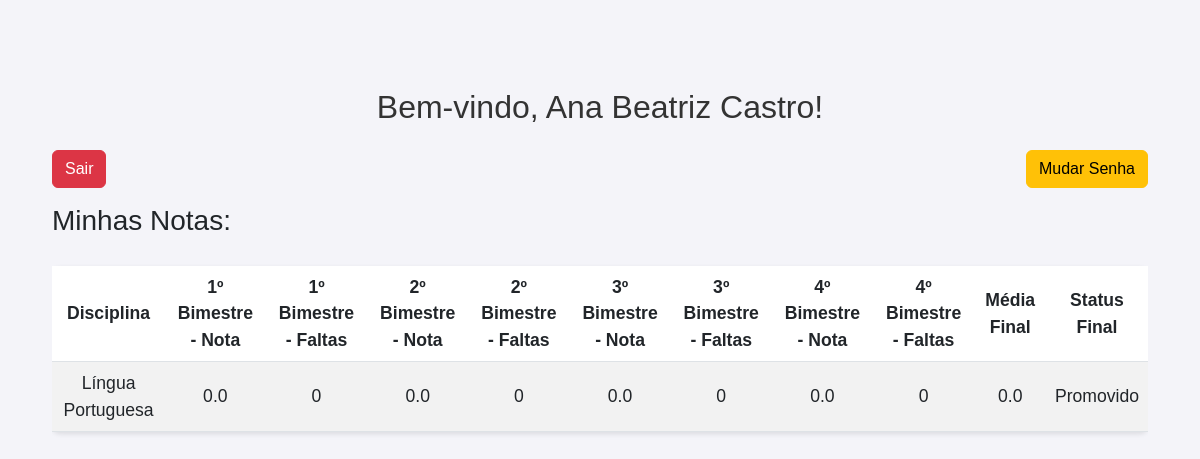
The page /aluno_home/ (signed in) on the database as committed earlier.
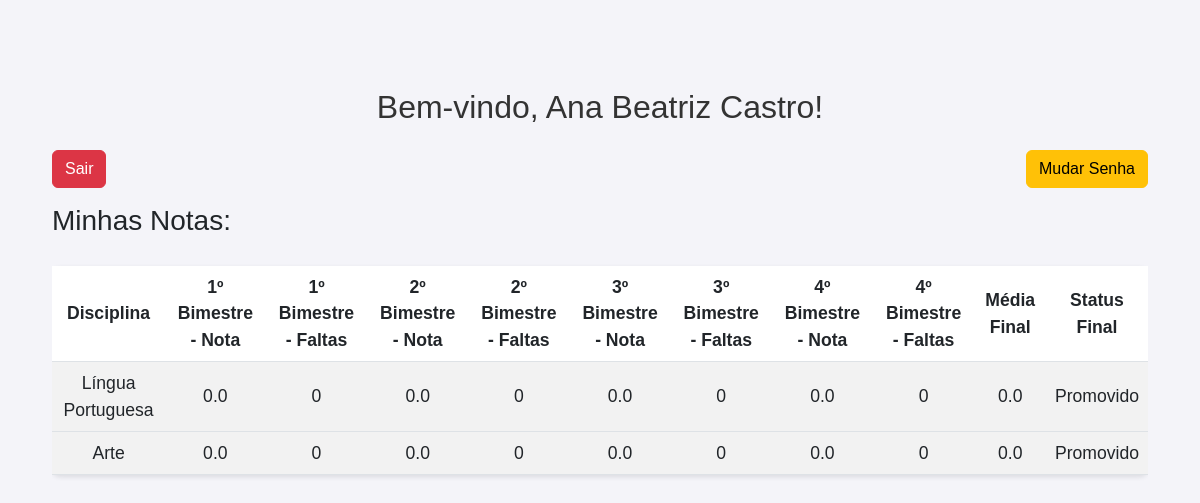
The same page on the database as committed later.
### core/models.py (models this page shows, shortened)
class Nota(models.Model):
    aluno = models.ForeignKey('Aluno', on_delete=models.CASCADE)
    disciplina = models.ForeignKey('Disciplina', on_delete=models.CASCADE)
    nota_bimestre1 = models.FloatField(default=0)
    faltas_bimestre1 = models.IntegerField(default=0)
    nota_bimestre2 = models.FloatField(default=0)
    faltas_bimestre2 = models.IntegerField(default=0)
    nota_bimestre3 = models.FloatField(default=0)
    faltas_bimestre3 = models.IntegerField(default=0)
    nota_bimestre4 = models.FloatField(default=0)
    faltas_bimestre4 = models.IntegerField(default=0)
    media_final = models.FloatField(default=0)
    STATUS_CHOICES = [
        ('P', 'Promovido'),
        ('PC', 'Promovido pelo conselho'),
        ('T', 'Transferido'),
        ('R', 'Retido'),
        ('NC', 'Não Comparecimento'),
        ('AB', 'Abandono'),
        ('RC', 'Reclassificado'),
        ('RM', 'Remanejado'),
    ]
    status_final = models.CharField(max_length=2, choices=STATUS_CHOICES, default='P')

class Disciplina(models.Model):
    nome = models.CharField(max_length=100)  # Nome da disciplina

### core/views.py (the view)
# urls.py: path('aluno_home/', views.aluno_home, name='aluno_home'),
@login_required
def aluno_home(request):
    aluno = request.user.aluno_profile  # Acessa o perfil do aluno logado, assumindo que você tenha um perfil de aluno
    notas = Nota.objects.filter(aluno=aluno)  # Filtra as notas do aluno logado
    return render(request, 'core/aluno_home.html', {
        'notas': notas  # Passa as notas para o template
    })

### core/templates/core/aluno_home.html (shortened to what this page needs)
{% load static %}
<!DOCTYPE html>
<html lang="pt-BR">
<head>
    <link href="https://cdn.jsdelivr.net/npm/bootstrap@5.3.0/dist/css/bootstrap.min.css" rel="stylesheet">
    <link rel="stylesheet" href="{% static 'css/estilos.css' %}">
</head>
<body>
    <div class="container mt-5">
        <h1 class="text-center mb-4">Bem-vindo, {{ user.aluno_profile.nome }}!</h1>
        <div class="d-flex justify-content-between mb-3">
            <a href="{% url 'logout_aluno' %}" class="btn btn-danger">Sair</a>
            <a href="{% url 'mudar_senha_aluno' %}" class="btn btn-warning">Mudar Senha</a>
        </div>
        <h3>Minhas Notas:</h3>
        <div class="table-responsive">
            <table class="table table-striped">
                <thead>
                    <tr>
                        <th>Disciplina</th>
                        <th>1º Bimestre - Nota</th>
                        <th>1º Bimestre - Faltas</th>
                        <th>2º Bimestre - Nota</th>
                        <th>2º Bimestre - Faltas</th>
                        <th>3º Bimestre - Nota</th>
                        <th>3º Bimestre - Faltas</th>
                        <th>4º Bimestre - Nota</th>
                        <th>4º Bimestre - Faltas</th>
                        <th>Média Final</th>
                        <th>Status Final</th>
                    </tr>
                </thead>
                <tbody>
                    {% for nota in notas %}
                    <tr>
                        <td>{{ nota.disciplina.nome }}</td>
                        <td>{{ nota.nota_bimestre1 }}</td>
                        <td>{{ nota.faltas_bimestre1 }}</td>
                        <td>{{ nota.nota_bimestre2 }}</td>
                        <td>{{ nota.faltas_bimestre2 }}</td>
                        <td>{{ nota.nota_bimestre3 }}</td>
                        <td>{{ nota.faltas_bimestre3 }}</td>
                        <td>{{ nota.nota_bimestre4 }}</td>
                        <td>{{ nota.faltas_bimestre4 }}</td>
                        <td>{{ nota.media_final }}</td>
                        <td>{{ nota.get_status_final_display }}</td>
                    </tr>
                    {% empty %}
                    <tr>
                        <td colspan="11" class="text-center">Nenhuma nota registrada.</td>
                    </tr>
                    {% endfor %}
                </tbody>
            </table>
        </div>
    </div>
</body>
</html>

Rows that differ between the two databases and show on the page:
added Nota: disciplina.nome "Arte", nota_bimestre1 "0.0", faltas_bimestre1 "0", nota_bimestre2 "0.0", faltas_bimestre2 "0", nota_bimestre3 "0.0", faltas_bimestre3 "0", nota_bimestre4 "0.0", faltas_bimestre4 "0", media_final "0.0", status_final "Promovido"
